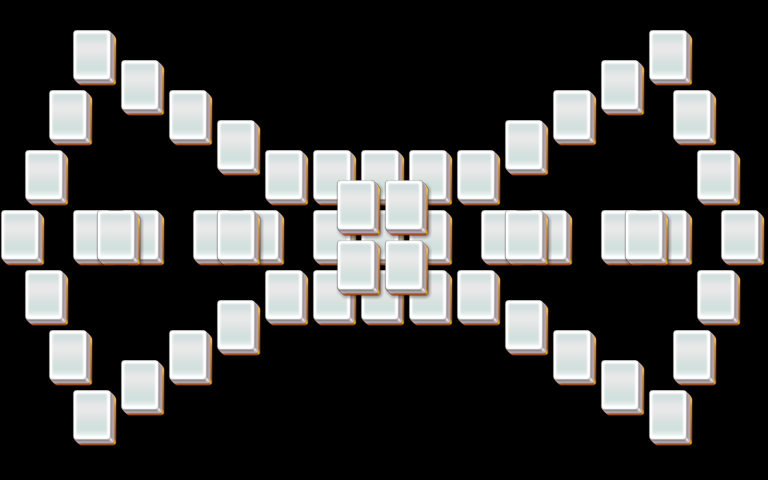

Rendered tile map (Tiled .tmx) drawn with the repository's tilesets; below, a short description and the map source with its tile grids summarised:
An orthogonal 32x16 tile map with 24x30 px tiles, 5 tile layers (layer1, layer2, layer3, layer4, ...).

<map version="1.0" orientation="orthogonal" width="32" height="16" tilewidth="24" tileheight="30">
 <properties>
  <property name="species" value="20" />
 </properties>
 <tileset firstgid="1" name="mahjong" tilewidth="48" tileheight="60">
  <image source="mahjong.png" />
 </tileset>
 <layer name="layer1" width="32" height="16">
  <data>[512 cells, 47 non-empty, 1 distinct tile ids]</data>
 </layer>
 <layer name="layer2" width="32" height="16">
  <data>[512 cells, 47 non-empty, 1 distinct tile ids]</data>
 </layer>
 <layer name="layer3" width="32" height="16">
  <data>[512 cells, 8 non-empty, 1 distinct tile ids]</data>
 </layer>
 <layer name="layer4" width="32" height="16">
  <data>[512 cells, 0 non-empty, 0 distinct tile ids]</data>
 </layer>
 <layer name="layer5" width="32" height="16">
  <data>[512 cells, 0 non-empty, 0 distinct tile ids]</data>
 </layer>
</map>
